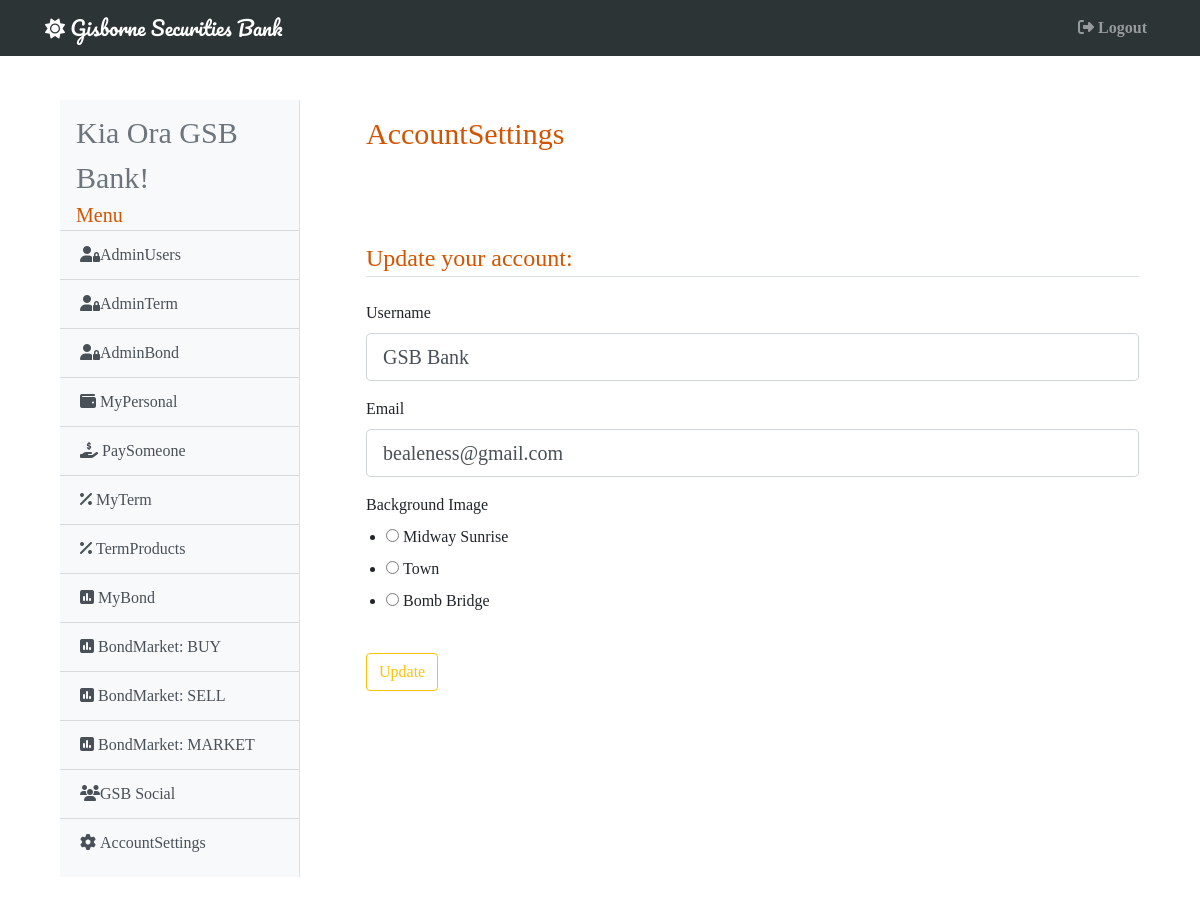
Screenshot of /accountsettings (signed in) with the database file from the repository.
### gsb/models.py (models this page shows, shortened)
class User(db.Model, UserMixin):
    id = db.Column(db.Integer, primary_key=True)
    username = db.Column(db.String(20), unique=True, nullable=False)
    email = db.Column(db.String(120), unique=True, nullable=False)
    password = db.Column(db.String(60), nullable=False)
    account = db.Column(db.BigInteger, unique=True, nullable=False)
    cash = db.Column(db.Numeric(20, 2), nullable=False)
    admin =  db.Column(db.Boolean, default=False, nullable=False)
    active =  db.Column(db.Boolean, default=False, nullable=False)
    market =  db.Column(db.Boolean, default=False, nullable=False)
    image = db.Column(db.Integer, default=1, nullable=False)
    inbox = db.Column(db.Integer, default=0, nullable=False)
    term = db.Column(db.Numeric(20, 2), nullable=False)
    bond = db.Column(db.Numeric(20, 2), nullable=False)
    total = db.Column(db.Numeric(20, 2), nullable=False)
    terms = db.relationship('Term', secondary="terms")
    bonds = db.relationship('Bond', secondary="bonds")
    buys = db.relationship('Bond', secondary="buys")
    sells = db.relationship('Bond', secondary="sells")
    receives = db.relationship('Receives', lazy='dynamic', backref='receiver')
    sends = db.relationship('Sends', lazy='dynamic', backref='sender')
    posts = db.relationship('Statuses', lazy='dynamic', backref='poster')
    messages = db.relationship('Messages', lazy='dynamic', backref='messager')

### gsb/main/routes.py (the view)
@main.route('/accountsettings', methods=['GET', 'POST'])
@login_required
def account_settings():
    user = current_user.id
    personal = User.query.filter_by(id=user).first_or_404()
    form = UpdateAccountForm()
    if form.validate_on_submit():
        if form.image.data == 'Midway Sunrise':
            current_user.image=1
        elif form.image.data == 'Town':
            current_user.image=2
        elif form.image.data == 'Bomb Bridge':
            current_user.image=3
        current_user.username=form.username.data
        current_user.email=form.email.data
        db.session.commit()
        flash('Your account has been updated!', 'primary')
        return redirect(url_for('main.account_settings'))
    elif request.method == 'GET':
        form.username.data = current_user.username
        form.email.data = current_user.email
        form.image.data = current_user.image
    return render_template('account_settings.html', title='AccountSettings', form=form, personal=personal)

### gsb/main/forms.py
class UpdateAccountForm(FlaskForm):
    username = StringField('Username', validators=[DataRequired(),
                                        Length(min=2, max=20)])
    email = StringField('Email', validators=[DataRequired(), Email()])
    image = RadioField('Background Image', choices=['Midway Sunrise', 'Town', 'Bomb Bridge'])
    submit = SubmitField('Update')

### gsb/models.py (called while the page is built)
@login_manager.user_loader
def load_user(user_id):
    return User.query.get(int(user_id))

### gsb/templates/account_settings.html (shortened to what this page needs)
{% extends 'base.html' %}
{% block content %}
    <div class="card-body shadow-lg p-3 mb-5 bg-white rounded">
        <h1 style="font-size: 30px; color: #d35400;">AccountSettings</h1>
    </div>
    <div class="card-body shadow-lg p-3 mb-5 bg-white rounded">
        <form method="POST" action="">
            <fieldset class="form-group">
                <legend class="border-bottom mb-4" style="color: #d35400;">Update your account:</legend>
                <div class="form-group">
                    {{ form.username.label(class="form-control-label") }}
                    {% if form.username.errors %}
                        {{ form.username(class="form-control form-control-lg is-invalid")}}
                        <div class="invalid-feedback">
                            {% for error in form.username.errors %}
                                <span>{{ error }}</span>
                            {% endfor %}
                        </div>
                    {% else %}
                        {{ form.username(class="form-control form-control-lg") }}
                    {% endif %}
                </div>
                <div class="form-group">
                    {{ form.email.label(class="form-control-label") }}
                    {% if form.email.errors %}
                        {{ form.email(class="form-control form-control-lg is-invalid")}}
                        <div class="invalid-feedback">
                            {% for error in form.email.errors %}
                                <span>{{ error }}</span>
                            {% endfor %}
                        </div>
                    {% else %}
                        {{ form.email(class="form-control form-control-lg") }}
                    {% endif %}
                </div>
                <div class="form-group">
                    {{ form.image.label(class="form-control-label") }}
                    {% if form.image.errors %}
                        {{ form.image(class="form-control form-control-lg is-invalid")}}
                        <div class="invalid-feedback">
                            {% for error in form.image.errors %}
                                <span>{{ error }}</span>
                            {% endfor %}
                        </div>
                    {% else %}
                        {{ form.image(class="form-check", type="radio") }}
                    {% endif %}
                </div>
            </fieldset>
            <div class="form-group">
                {{ form.submit(class="btn btn-outline-warning") }}
            </div>
        </form>
    </div>
{% endblock %}

### gsb/templates/base.html (shortened to what this page needs)
<!DOCTYPE html>
<html>
<head>
    <link rel="stylesheet" href="https://maxcdn.bootstrapcdn.com/bootstrap/4.0.0/css/bootstrap.min.css">
</head>
{% if current_user.image == 1 %}
  <body style="background-image: url('https://upload.wikimedia.org/wikipedia/commons/4/4f/Gisborne_NZ_Sunrise_Waikanae_Beach.jpg');
              background-size: cover; font-family: 'Noto+Serif+SC', 'sans-serif';">
{% elif current_user.image == 2 %}
  <body style="background-image: url('https://upload.wikimedia.org/wikipedia/commons/f/fc/Gladstone_Road_in_Gisborne_02.jpg');
              background-size: cover; font-family: 'Noto+Serif+SC', 'sans-serif';">
{% elif current_user.image == 3 %}
  <body style="background-image: url('https://upload.wikimedia.org/wikipedia/commons/c/cb/Railway_Bridge_over_Turanganui_River%2C_Gisborne.jpg');
              background-size: cover; font-family: 'Noto+Serif+SC', 'sans-serif';">
{% endif %}
  <header class="site-header">
    {% if current_user.admin == True %}
      <nav class="navbar navbar-expand-md navbar-dark bg-steel fixed-top" style="max-width: vw100; background-color: #2d3436;">
    {% else %}
      <nav class="navbar navbar-expand-md navbar-dark bg-steel fixed-top" style="max-width: vw100; background-color: #d35400;">
    {% endif %}
      <div class="container">
        <a class="navbar-brand" style="font-family: 'Pacifico', 'sans-serif';" href="/"><i class="fas fa-sun"></i> Gisborne Securities Bank</a>
          <div class="navbar-nav">
            <a class="nav-item nav-link" href="{{ url_for('main.logout') }}"><b><i class="fas fa-sign-out-alt mr-1"></i>Logout</b></a>
          </div>
        </div>
    </nav>
  </header>
    <main role="main" class="container">
      <div class="row">
        <div class="col-md-3" style="padding-top: 100px; padding-left: 30px; padding-bottom: 30px;">
          <div class="bg-light border-right" id="sidebar-wrapper" style="padding-block: 10px;">
            <div class="sidebar-heading ml-3 text-muted" style="font-size: 30px;">Kia Ora {{ current_user.username }}!</div>
            <div class="sidebar-heading ml-3" style="font-size: 20px; color: #d35400;">Menu</div>
            <div class="list-group list-group-flush">
            {% if current_user.admin == True %}
              <a href="{{ url_for('admin.admin_users') }}" class="list-group-item list-group-item-action bg-light"><i class="fas fa-user-lock"></i>AdminUsers</a>
              <a href="{{ url_for('admin.admin_term') }}" class="list-group-item list-group-item-action bg-light"><i class="fas fa-user-lock"></i>AdminTerm</a>
              <a href="{{ url_for('admin.admin_bond') }}" class="list-group-item list-group-item-action bg-light"><i class="fas fa-user-lock"></i>AdminBond</a>
            {% endif %}
              <a href="{{ url_for('main.my_personal') }}" class="list-group-item list-group-item-action bg-light"><i class="fas fa-wallet mr-1"></i>MyPersonal</a>
              <a href="{{ url_for('main.pay_someone') }}" class="list-group-item list-group-item-action bg-light"><i class="fas fa-hand-holding-usd mr-1"></i>PaySomeone</a>
              <a href="{{ url_for('term.my_term')}}" class="list-group-item list-group-item-action bg-light"><i class="fas fa-percent mr-1"></i>MyTerm</a>
              <a href="{{ url_for('term.term_products') }}" class="list-group-item list-group-item-action bg-light"><i class="fas fa-percent mr-1"></i>TermProducts</a>
              <a href="{{ url_for('bond.my_bond') }}" class="list-group-item list-group-item-action bg-light"><i class="fas fa-poll mr-1"></i>MyBond</a>
              <a href="{{ url_for('bond.buy_bond') }}" class="list-group-item list-group-item-action bg-light"><i class="fas fa-poll mr-1"></i>BondMarket: BUY</a>
              <a href="{{ url_for('bond.sell_bond') }}" class="list-group-item list-group-item-action bg-light"><i class="fas fa-poll mr-1"></i>BondMarket: SELL</a>
              <a href="{{ url_for('bond.bond_market') }}" class="list-group-item list-group-item-action bg-light"><i class="fas fa-poll mr-1"></i>BondMarket: MARKET</a>
              <a href="{{ url_for('main.gsb_social')}}" class="list-group-item list-group-item-action bg-light"><i class="fas fa-users"></i>GSB Social</a>
              <a href="{{ url_for('main.account_settings') }}" class="list-group-item list-group-item-action bg-light"><i class="fas fa-cog mr-1"></i>AccountSettings</a>
            </div>
          </div>
        </div>
        <div class="col-md-9" style="padding-top: 100px; padding-left: 35px;">
          {% block content %}{% endblock %}
        </div>
        </div>
    </main>
</body>
</html>

### rows the page displays
User: username "GSB Bank", email "bealeness@gmail.com", image "☐ Midway Sunrise ☐ Town ☐ Bomb Bridge"
